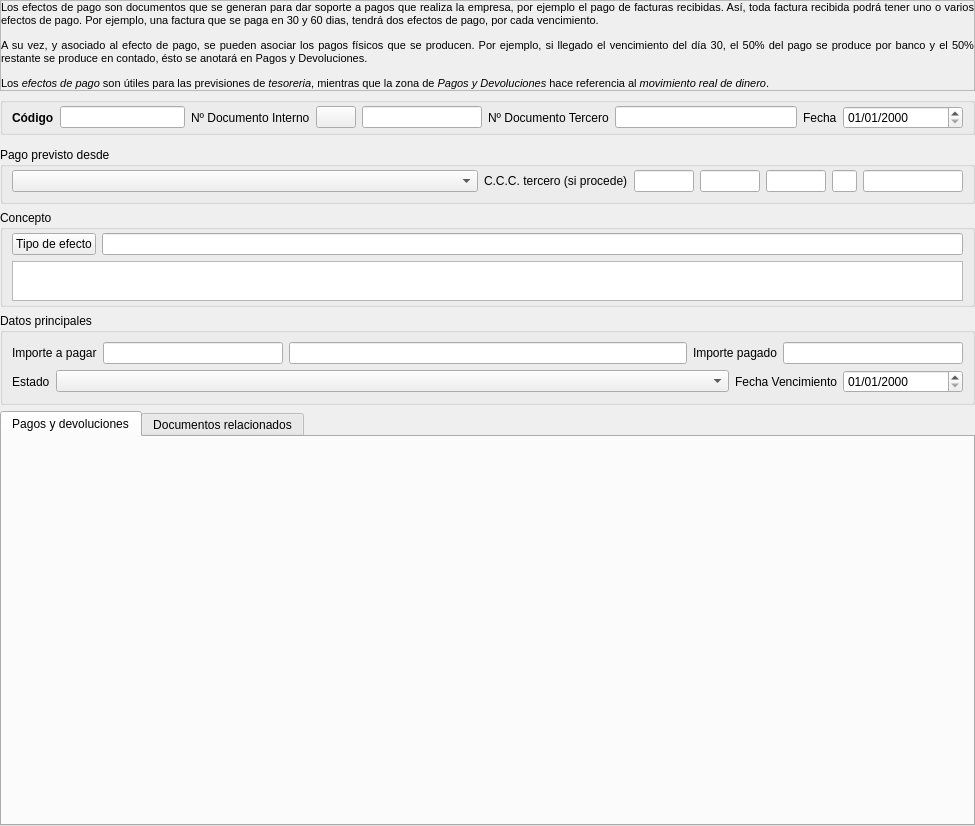
<?xml version="1.0" encoding="UTF-8"?>
<ui version="4.0">
 <class>Form</class>
 <widget class="QWidget" name="Form">
  <property name="geometry">
   <rect>
    <x>0</x>
    <y>0</y>
    <width>975</width>
    <height>826</height>
   </rect>
  </property>
  <property name="windowTitle">
   <string>Efectos de pago</string>
  </property>
  <layout class="QVBoxLayout" name="verticalLayout_4">
   <property name="leftMargin">
    <number>0</number>
   </property>
   <property name="topMargin">
    <number>0</number>
   </property>
   <property name="rightMargin">
    <number>0</number>
   </property>
   <property name="bottomMargin">
    <number>0</number>
   </property>
   <item>
    <widget class="QLabel" name="label_5">
     <property name="sizePolicy">
      <sizepolicy hsizetype="Preferred" vsizetype="Maximum">
       <horstretch>0</horstretch>
       <verstretch>0</verstretch>
      </sizepolicy>
     </property>
     <property name="font">
      <font>
       <pointsize>8</pointsize>
      </font>
     </property>
     <property name="frameShape">
      <enum>QFrame::StyledPanel</enum>
     </property>
     <property name="frameShadow">
      <enum>QFrame::Raised</enum>
     </property>
     <property name="text">
      <string>&lt;html&gt;&lt;head/&gt;&lt;body&gt;&lt;p&gt;Los efectos de pago son documentos que se generan para dar soporte a pagos que realiza la empresa, por ejemplo el pago de facturas recibidas. Así, toda factura recibida podrá tener uno o varios efectos de pago. Por ejemplo, una factura que se paga en 30 y 60 dias, tendrá dos efectos de pago, por cada vencimiento.&lt;/p&gt;&lt;p&gt;A su vez, y asociado al efecto de pago, se pueden asociar los pagos físicos que se producen. Por ejemplo, si llegado el vencimiento del día 30, el 50% del pago se produce por banco y el 50% restante se produce en contado, ésto se anotará en Pagos y Devoluciones.&lt;/p&gt;&lt;p&gt;Los &lt;span style=&quot; font-style:italic;&quot;&gt;efectos de pago&lt;/span&gt; son útiles para las previsiones de &lt;span style=&quot; font-style:italic;&quot;&gt;tesoreria&lt;/span&gt;, mientras que la zona de&lt;span style=&quot; font-style:italic;&quot;&gt; Pagos y Devoluciones&lt;/span&gt; hace referencia al &lt;span style=&quot; font-style:italic;&quot;&gt;movimiento real de dinero&lt;/span&gt;.&lt;/p&gt;&lt;/body&gt;&lt;/html&gt;</string>
     </property>
     <property name="alignment">
      <set>Qt::AlignJustify|Qt::AlignVCenter</set>
     </property>
     <property name="wordWrap">
      <bool>true</bool>
     </property>
     <property name="margin">
      <number>5</number>
     </property>
    </widget>
   </item>
   <item>
    <widget class="QGroupBox" name="groupBox">
     <property name="sizePolicy">
      <sizepolicy hsizetype="Preferred" vsizetype="Fixed">
       <horstretch>0</horstretch>
       <verstretch>0</verstretch>
      </sizepolicy>
     </property>
     <property name="title">
      <string/>
     </property>
     <layout class="QHBoxLayout" name="horizontalLayout">
      <property name="topMargin">
       <number>3</number>
      </property>
      <property name="bottomMargin">
       <number>3</number>
      </property>
      <item>
       <widget class="QLabel" name="label">
        <property name="sizePolicy">
         <sizepolicy hsizetype="Maximum" vsizetype="Preferred">
          <horstretch>0</horstretch>
          <verstretch>0</verstretch>
         </sizepolicy>
        </property>
        <property name="font">
         <font>
          <weight>75</weight>
          <bold>true</bold>
         </font>
        </property>
        <property name="text">
         <string>Código</string>
        </property>
        <property name="buddy">
         <cstring>db_codigo</cstring>
        </property>
       </widget>
      </item>
      <item>
       <widget class="DBLineEdit" name="db_codigo">
        <property name="sizePolicy">
         <sizepolicy hsizetype="Preferred" vsizetype="Fixed">
          <horstretch>0</horstretch>
          <verstretch>0</verstretch>
         </sizepolicy>
        </property>
        <property name="minimumSize">
         <size>
          <width>120</width>
          <height>0</height>
         </size>
        </property>
        <property name="font">
         <font>
          <weight>75</weight>
          <bold>true</bold>
         </font>
        </property>
        <property name="fieldName">
         <string>codigo</string>
        </property>
       </widget>
      </item>
      <item>
       <widget class="QLabel" name="label_7">
        <property name="sizePolicy">
         <sizepolicy hsizetype="Maximum" vsizetype="Preferred">
          <horstretch>0</horstretch>
          <verstretch>0</verstretch>
         </sizepolicy>
        </property>
        <property name="text">
         <string>Nº Documento Interno</string>
        </property>
        <property name="buddy">
         <cstring>db_numdocumentointerno</cstring>
        </property>
       </widget>
      </item>
      <item>
       <widget class="DBChooseRelatedRecordButton" name="db_chooseDocumentoExterno">
        <property name="focusPolicy">
         <enum>Qt::TabFocus</enum>
        </property>
        <property name="allowedMetadatas">
         <string>facturasprov</string>
        </property>
        <property name="category">
         <string>Pagos</string>
        </property>
       </widget>
      </item>
      <item>
       <widget class="DBLineEdit" name="db_numdocumentointerno">
        <property name="sizePolicy">
         <sizepolicy hsizetype="Preferred" vsizetype="Fixed">
          <horstretch>0</horstretch>
          <verstretch>0</verstretch>
         </sizepolicy>
        </property>
        <property name="minimumSize">
         <size>
          <width>120</width>
          <height>0</height>
         </size>
        </property>
        <property name="fieldName">
         <string>numdocumentointerno</string>
        </property>
       </widget>
      </item>
      <item>
       <widget class="QLabel" name="label_6">
        <property name="text">
         <string>Nº Documento Tercero</string>
        </property>
        <property name="buddy">
         <cstring>db_chooseDocumentoExterno</cstring>
        </property>
       </widget>
      </item>
      <item>
       <widget class="DBLineEdit" name="db_numdocumentotercero">
        <property name="focusPolicy">
         <enum>Qt::TabFocus</enum>
        </property>
        <property name="fieldName">
         <string>numdocumentotercero</string>
        </property>
        <property name="dataEditable">
         <bool>true</bool>
        </property>
       </widget>
      </item>
      <item>
       <widget class="QLabel" name="label_4">
        <property name="sizePolicy">
         <sizepolicy hsizetype="Maximum" vsizetype="Preferred">
          <horstretch>0</horstretch>
          <verstretch>0</verstretch>
         </sizepolicy>
        </property>
        <property name="text">
         <string>Fecha</string>
        </property>
        <property name="buddy">
         <cstring>db_fecha</cstring>
        </property>
       </widget>
      </item>
      <item>
       <widget class="DBDateTimeEdit" name="db_fecha">
        <property name="sizePolicy">
         <sizepolicy hsizetype="Maximum" vsizetype="Fixed">
          <horstretch>0</horstretch>
          <verstretch>0</verstretch>
         </sizepolicy>
        </property>
        <property name="minimumSize">
         <size>
          <width>120</width>
          <height>0</height>
         </size>
        </property>
        <property name="focusPolicy">
         <enum>Qt::TabFocus</enum>
        </property>
        <property name="displayFormat">
         <string>dd/MM/yyyy</string>
        </property>
        <property name="fieldName">
         <string>fecha</string>
        </property>
        <property name="dataEditable">
         <bool>true</bool>
        </property>
       </widget>
      </item>
     </layout>
    </widget>
   </item>
   <item>
    <widget class="AERPScriptWidget" name="script_datosgeneralestercero">
     <property name="sizePolicy">
      <sizepolicy hsizetype="Preferred" vsizetype="Fixed">
       <horstretch>0</horstretch>
       <verstretch>0</verstretch>
      </sizepolicy>
     </property>
     <property name="focusPolicy">
      <enum>Qt::StrongFocus</enum>
     </property>
     <property name="name">
      <string>datosgeneralestercero</string>
     </property>
     <property name="dataEditable">
      <bool>true</bool>
     </property>
    </widget>
   </item>
   <item>
    <widget class="QGroupBox" name="groupBox_2">
     <property name="sizePolicy">
      <sizepolicy hsizetype="Preferred" vsizetype="Fixed">
       <horstretch>0</horstretch>
       <verstretch>0</verstretch>
      </sizepolicy>
     </property>
     <property name="title">
      <string>Pago previsto desde</string>
     </property>
     <layout class="QHBoxLayout" name="horizontalLayout_3">
      <property name="topMargin">
       <number>3</number>
      </property>
      <item>
       <widget class="DBComboBox" name="db_idformapagoprevista">
        <property name="sizePolicy">
         <sizepolicy hsizetype="Expanding" vsizetype="Fixed">
          <horstretch>0</horstretch>
          <verstretch>0</verstretch>
         </sizepolicy>
        </property>
        <property name="focusPolicy">
         <enum>Qt::TabFocus</enum>
        </property>
        <property name="fieldName">
         <string>idformapagoprevista</string>
        </property>
        <property name="listTableModel">
         <string>formaspago</string>
        </property>
        <property name="listColumnName">
         <string>descripcion</string>
        </property>
        <property name="listColumnToSave">
         <string>id</string>
        </property>
        <property name="dataEditable">
         <bool>true</bool>
        </property>
       </widget>
      </item>
      <item>
       <widget class="QLabel" name="label_9">
        <property name="text">
         <string>C.C.C. tercero (si procede)</string>
        </property>
        <property name="buddy">
         <cstring>db_iban</cstring>
        </property>
       </widget>
      </item>
      <item>
       <widget class="DBLineEdit" name="db_iban">
        <property name="maximumSize">
         <size>
          <width>60</width>
          <height>16777215</height>
         </size>
        </property>
        <property name="fieldName">
         <string>iban</string>
        </property>
        <property name="automaticWidthBasedOnFieldMaxLength">
         <bool>true</bool>
        </property>
       </widget>
      </item>
      <item>
       <widget class="DBLineEdit" name="db_codentidad">
        <property name="sizePolicy">
         <sizepolicy hsizetype="Preferred" vsizetype="Fixed">
          <horstretch>0</horstretch>
          <verstretch>0</verstretch>
         </sizepolicy>
        </property>
        <property name="maximumSize">
         <size>
          <width>60</width>
          <height>16777215</height>
         </size>
        </property>
        <property name="focusPolicy">
         <enum>Qt::TabFocus</enum>
        </property>
        <property name="fieldName">
         <string>codentidad</string>
        </property>
        <property name="dataEditable">
         <bool>true</bool>
        </property>
        <property name="automaticWidthBasedOnFieldMaxLength">
         <bool>true</bool>
        </property>
       </widget>
      </item>
      <item>
       <widget class="DBLineEdit" name="db_codsucursal">
        <property name="maximumSize">
         <size>
          <width>60</width>
          <height>16777215</height>
         </size>
        </property>
        <property name="focusPolicy">
         <enum>Qt::TabFocus</enum>
        </property>
        <property name="fieldName">
         <string>codsucursal</string>
        </property>
        <property name="dataEditable">
         <bool>true</bool>
        </property>
        <property name="automaticWidthBasedOnFieldMaxLength">
         <bool>true</bool>
        </property>
       </widget>
      </item>
      <item>
       <widget class="DBLineEdit" name="db_dc">
        <property name="maximumSize">
         <size>
          <width>25</width>
          <height>16777215</height>
         </size>
        </property>
        <property name="focusPolicy">
         <enum>Qt::TabFocus</enum>
        </property>
        <property name="fieldName">
         <string>dc</string>
        </property>
        <property name="dataEditable">
         <bool>true</bool>
        </property>
        <property name="automaticWidthBasedOnFieldMaxLength">
         <bool>true</bool>
        </property>
       </widget>
      </item>
      <item>
       <widget class="DBLineEdit" name="db_cuenta">
        <property name="maximumSize">
         <size>
          <width>100</width>
          <height>16777215</height>
         </size>
        </property>
        <property name="focusPolicy">
         <enum>Qt::TabFocus</enum>
        </property>
        <property name="fieldName">
         <string>cuenta</string>
        </property>
        <property name="dataEditable">
         <bool>true</bool>
        </property>
        <property name="automaticWidthBasedOnFieldMaxLength">
         <bool>true</bool>
        </property>
       </widget>
      </item>
     </layout>
    </widget>
   </item>
   <item>
    <widget class="QGroupBox" name="groupBox_3">
     <property name="sizePolicy">
      <sizepolicy hsizetype="Preferred" vsizetype="Fixed">
       <horstretch>0</horstretch>
       <verstretch>0</verstretch>
      </sizepolicy>
     </property>
     <property name="title">
      <string>Concepto</string>
     </property>
     <layout class="QGridLayout" name="gridLayout">
      <property name="topMargin">
       <number>3</number>
      </property>
      <property name="bottomMargin">
       <number>3</number>
      </property>
      <item row="0" column="0">
       <widget class="DBChooseRecordButton" name="db_idtipoefecto">
        <property name="focusPolicy">
         <enum>Qt::TabFocus</enum>
        </property>
        <property name="text">
         <string>Tipo de efecto</string>
        </property>
        <property name="fieldName">
         <string>idtipoefecto</string>
        </property>
        <property name="dataEditable">
         <bool>true</bool>
        </property>
        <property name="tableName">
         <string>tiposefectos</string>
        </property>
       </widget>
      </item>
      <item row="0" column="1">
       <widget class="DBLineEdit" name="dbLineEdit">
        <property name="fieldName">
         <string>tiposefectos.nombre</string>
        </property>
       </widget>
      </item>
      <item row="1" column="0" colspan="2">
       <widget class="DBTextEdit" name="db_texto">
        <property name="sizePolicy">
         <sizepolicy hsizetype="Expanding" vsizetype="Fixed">
          <horstretch>0</horstretch>
          <verstretch>0</verstretch>
         </sizepolicy>
        </property>
        <property name="maximumSize">
         <size>
          <width>16777215</width>
          <height>40</height>
         </size>
        </property>
        <property name="focusPolicy">
         <enum>Qt::TabFocus</enum>
        </property>
        <property name="fieldName">
         <string>texto</string>
        </property>
        <property name="dataEditable">
         <bool>true</bool>
        </property>
       </widget>
      </item>
     </layout>
    </widget>
   </item>
   <item>
    <widget class="QGroupBox" name="groupBox_5">
     <property name="sizePolicy">
      <sizepolicy hsizetype="Preferred" vsizetype="Fixed">
       <horstretch>0</horstretch>
       <verstretch>0</verstretch>
      </sizepolicy>
     </property>
     <property name="title">
      <string>Datos principales</string>
     </property>
     <layout class="QVBoxLayout" name="verticalLayout_3">
      <item>
       <layout class="QHBoxLayout" name="horizontalLayout_5">
        <item>
         <widget class="QLabel" name="label_12">
          <property name="text">
           <string>Importe a pagar</string>
          </property>
          <property name="buddy">
           <cstring>db_importe</cstring>
          </property>
         </widget>
        </item>
        <item>
         <widget class="DBNumberEdit" name="db_importe">
          <property name="maximumSize">
           <size>
            <width>180</width>
            <height>16777215</height>
           </size>
          </property>
          <property name="focusPolicy">
           <enum>Qt::TabFocus</enum>
          </property>
          <property name="fieldName">
           <string>importe</string>
          </property>
          <property name="dataEditable">
           <bool>true</bool>
          </property>
         </widget>
        </item>
        <item>
         <widget class="DBLineEdit" name="db_importenombrado">
          <property name="fieldName">
           <string>importenombrado</string>
          </property>
         </widget>
        </item>
        <item>
         <widget class="QLabel" name="label_8">
          <property name="text">
           <string>Importe pagado</string>
          </property>
          <property name="buddy">
           <cstring>db_importepagado</cstring>
          </property>
         </widget>
        </item>
        <item>
         <widget class="DBNumberEdit" name="db_importepagado">
          <property name="maximumSize">
           <size>
            <width>180</width>
            <height>16777215</height>
           </size>
          </property>
          <property name="fieldName">
           <string>importepagado</string>
          </property>
         </widget>
        </item>
       </layout>
      </item>
      <item>
       <layout class="QHBoxLayout" name="horizontalLayout_2">
        <item>
         <widget class="QLabel" name="label_2">
          <property name="sizePolicy">
           <sizepolicy hsizetype="Fixed" vsizetype="Preferred">
            <horstretch>0</horstretch>
            <verstretch>0</verstretch>
           </sizepolicy>
          </property>
          <property name="text">
           <string>Estado</string>
          </property>
          <property name="buddy">
           <cstring>db_estado</cstring>
          </property>
         </widget>
        </item>
        <item>
         <widget class="DBComboBox" name="db_estado">
          <property name="sizePolicy">
           <sizepolicy hsizetype="Minimum" vsizetype="Fixed">
            <horstretch>0</horstretch>
            <verstretch>0</verstretch>
           </sizepolicy>
          </property>
          <property name="focusPolicy">
           <enum>Qt::TabFocus</enum>
          </property>
          <property name="fieldName">
           <string>estado</string>
          </property>
          <property name="dataEditable">
           <bool>true</bool>
          </property>
         </widget>
        </item>
        <item>
         <widget class="QLabel" name="label_3">
          <property name="sizePolicy">
           <sizepolicy hsizetype="Fixed" vsizetype="Preferred">
            <horstretch>0</horstretch>
            <verstretch>0</verstretch>
           </sizepolicy>
          </property>
          <property name="text">
           <string>Fecha Vencimiento</string>
          </property>
          <property name="buddy">
           <cstring>db_fechav</cstring>
          </property>
         </widget>
        </item>
        <item>
         <widget class="DBDateTimeEdit" name="db_fechav">
          <property name="sizePolicy">
           <sizepolicy hsizetype="Maximum" vsizetype="Fixed">
            <horstretch>0</horstretch>
            <verstretch>0</verstretch>
           </sizepolicy>
          </property>
          <property name="minimumSize">
           <size>
            <width>120</width>
            <height>0</height>
           </size>
          </property>
          <property name="focusPolicy">
           <enum>Qt::TabFocus</enum>
          </property>
          <property name="displayFormat">
           <string>dd/MM/yyyy</string>
          </property>
          <property name="fieldName">
           <string>fechav</string>
          </property>
          <property name="dataEditable">
           <bool>true</bool>
          </property>
         </widget>
        </item>
       </layout>
      </item>
     </layout>
    </widget>
   </item>
   <item>
    <widget class="QTabWidget" name="tabWidget">
     <property name="sizePolicy">
      <sizepolicy hsizetype="Preferred" vsizetype="MinimumExpanding">
       <horstretch>0</horstretch>
       <verstretch>0</verstretch>
      </sizepolicy>
     </property>
     <property name="currentIndex">
      <number>0</number>
     </property>
     <widget class="QWidget" name="tab">
      <property name="sizePolicy">
       <sizepolicy hsizetype="Preferred" vsizetype="MinimumExpanding">
        <horstretch>0</horstretch>
        <verstretch>0</verstretch>
       </sizepolicy>
      </property>
      <attribute name="title">
       <string>Pagos y devoluciones</string>
      </attribute>
      <layout class="QVBoxLayout" name="verticalLayout_2">
       <item>
        <widget class="DBDetailView" name="db_pagosdevoluciones">
         <property name="sizePolicy">
          <sizepolicy hsizetype="Preferred" vsizetype="MinimumExpanding">
           <horstretch>0</horstretch>
           <verstretch>0</verstretch>
          </sizepolicy>
         </property>
         <property name="font">
          <font>
           <weight>50</weight>
           <bold>false</bold>
          </font>
         </property>
         <property name="focusPolicy">
          <enum>Qt::TabFocus</enum>
         </property>
         <property name="relationName">
          <string>pagosdevoluciones</string>
         </property>
         <property name="dataEditable">
          <bool>true</bool>
         </property>
        </widget>
       </item>
      </layout>
     </widget>
     <widget class="QWidget" name="tab_3">
      <property name="sizePolicy">
       <sizepolicy hsizetype="Preferred" vsizetype="MinimumExpanding">
        <horstretch>0</horstretch>
        <verstretch>0</verstretch>
       </sizepolicy>
      </property>
      <attribute name="title">
       <string>Documentos relacionados</string>
      </attribute>
      <layout class="QVBoxLayout" name="verticalLayout_5">
       <item>
        <widget class="DBRelatedElementsView" name="db_masterdocumentos">
         <property name="sizePolicy">
          <sizepolicy hsizetype="Preferred" vsizetype="MinimumExpanding">
           <horstretch>0</horstretch>
           <verstretch>0</verstretch>
          </sizepolicy>
         </property>
         <property name="focusPolicy">
          <enum>Qt::TabFocus</enum>
         </property>
         <property name="linkColumns">
          <string>registros</string>
         </property>
        </widget>
       </item>
      </layout>
     </widget>
    </widget>
   </item>
  </layout>
 </widget>
 <customwidgets>
  <customwidget>
   <class>AERPScriptWidget</class>
   <extends>QWidget</extends>
   <header>scripts/perpscriptwidget.h</header>
  </customwidget>
  <customwidget>
   <class>DBChooseRecordButton</class>
   <extends>QPushButton</extends>
   <header>widgets/dbchooserecordbutton.h</header>
  </customwidget>
  <customwidget>
   <class>DBChooseRelatedRecordButton</class>
   <extends>QPushButton</extends>
   <header>widgets/dbchooserelatedrecordbutton.h</header>
  </customwidget>
  <customwidget>
   <class>DBComboBox</class>
   <extends>QComboBox</extends>
   <header>widgets/dbcombobox.h</header>
  </customwidget>
  <customwidget>
   <class>DBDateTimeEdit</class>
   <extends>QDateTimeEdit</extends>
   <header>widgets/dbdatetimeedit.h</header>
  </customwidget>
  <customwidget>
   <class>DBDetailView</class>
   <extends>QWidget</extends>
   <header>widgets/dbdetailview.h</header>
  </customwidget>
  <customwidget>
   <class>DBLineEdit</class>
   <extends>QLineEdit</extends>
   <header>widgets/dblineedit.h</header>
  </customwidget>
  <customwidget>
   <class>DBNumberEdit</class>
   <extends>QLineEdit</extends>
   <header>widgets/dbnumberedit.h</header>
  </customwidget>
  <customwidget>
   <class>DBRelatedElementsView</class>
   <extends>QWidget</extends>
   <header>widgets/dbrelatedelementsview.h</header>
  </customwidget>
  <customwidget>
   <class>DBTextEdit</class>
   <extends>QPlainTextEdit</extends>
   <header>widgets/dbtextedit.h</header>
  </customwidget>
 </customwidgets>
 <tabstops>
  <tabstop>db_codigo</tabstop>
  <tabstop>db_chooseDocumentoExterno</tabstop>
  <tabstop>db_numdocumentointerno</tabstop>
  <tabstop>db_numdocumentotercero</tabstop>
  <tabstop>db_fecha</tabstop>
  <tabstop>script_datosgeneralestercero</tabstop>
  <tabstop>db_idformapagoprevista</tabstop>
  <tabstop>db_iban</tabstop>
  <tabstop>db_codentidad</tabstop>
  <tabstop>db_codsucursal</tabstop>
  <tabstop>db_dc</tabstop>
  <tabstop>db_cuenta</tabstop>
  <tabstop>db_idtipoefecto</tabstop>
  <tabstop>dbLineEdit</tabstop>
  <tabstop>db_texto</tabstop>
  <tabstop>db_importe</tabstop>
  <tabstop>db_importenombrado</tabstop>
  <tabstop>db_importepagado</tabstop>
  <tabstop>db_estado</tabstop>
  <tabstop>db_fechav</tabstop>
  <tabstop>tabWidget</tabstop>
  <tabstop>db_pagosdevoluciones</tabstop>
  <tabstop>db_masterdocumentos</tabstop>
 </tabstops>
 <resources>
  <include location="../../../programacion/alepherp/alepherp/src/resources/resources.qrc"/>
 </resources>
 <connections/>
</ui>
